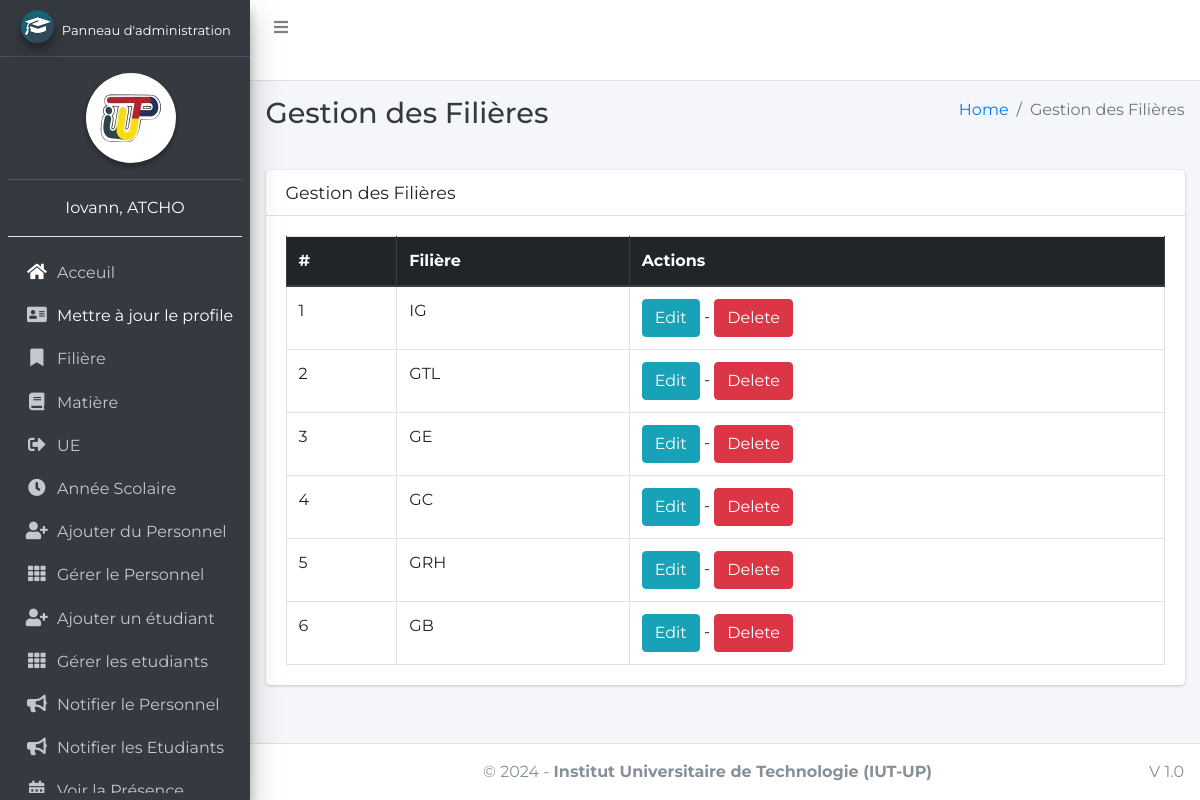
/course/manage/ (signed in), run on the app's committed database.
### main_app/models.py (models this page shows, shortened)
class CustomUser(AbstractUser):
    USER_TYPE = ((1, "HOD"), (2, "Staff"), (3, "Student"))
    GENDER = [("M", "Male"), ("F", "Female")]
    username = None  # Removed username, using email instead
    email = models.EmailField(unique=True)
    user_type = models.CharField(default=1, choices=USER_TYPE, max_length=1)
    gender = models.CharField(max_length=1, choices=GENDER)
    profile_pic = models.ImageField()
    address = models.TextField()
    fcm_token = models.TextField(default="")  # For firebase notifications
    created_at = models.DateTimeField(auto_now_add=True)
    updated_at = models.DateTimeField(auto_now=True)
    USERNAME_FIELD = "email"
    REQUIRED_FIELDS = []
    objects = CustomUserManager()
    def __str__(self):
        return self.last_name + ", " + self.first_name

class Course(models.Model):
    name = models.CharField(max_length=120)
    cycle = models.ForeignKey(Cycle, on_delete=models.DO_NOTHING, null=True)
    created_at = models.DateTimeField(auto_now_add=True)
    updated_at = models.DateTimeField(auto_now=True)

### main_app/hod_views.py (the view)
# urls.py: path("course/manage/", hod_views.manage_course, name='manage_course'),
def manage_course(request):
    courses = Course.objects.all()
    context = {
        'courses': courses,
        'page_title': 'Gestion des Filières'
    }
    return render(request, "hod_template/manage_course.html", context)

### main_app/templates/hod_template/manage_course.html
{% extends 'main_app/base.html' %}
{% load static %}
{% block page_title %}{{page_title}}{% endblock page_title %}
{% block content %}
<section class="content">
    <div class="container-fluid">
        <div class="row">
            <div class="col-md-12">
                <div class="card">
                    <div class="card-header">
                        <h3 class="card-title">{{page_title}}</h3>
                    </div>
                    <div class="card-body">
                        <table id="example2" class="table table-bordered table-hover">
                            <thead class="thead-dark">
                                <tr>
                                    <th>#</th>
                                    <th>Filière</th>
                                    <th>Actions</th>
                                </tr>
                            </thead>
                            <tbody>
                                {% for course in courses %}
                                <tr>
                                    <td>{{ forloop.counter }}</td>
                                    <td>{{course.name}}</td>
                                    <td>
                                        <a href="{% url 'edit_course' course.id %}" class="btn btn-info">Edit</a> -
                                        <a href="{% url 'delete_course' course.id %}" onclick="return confirm('Êtes-vous sûr de vouloir supprimer ce cours ?')" class="btn btn-danger">Delete</a>
                                    </td>
                                </tr>
                                {% endfor %}
                            </tbody>
                        </table>
                    </div>
                </div>
            </div>
        </div>
    </div>
</section>
{% endblock content %}

### main_app/templates/main_app/sidebar_template.html (shortened to what this page needs)
{% load static %}
<aside class="main-sidebar elevation-4 sidebar-dark-info">
    {% if request.user.user_type == '1' %}
    <a href="{% url 'admin_home' %}" class="brand-link">
        <img src="{% static 'dist/img/cmsl.png' %} " alt="AdminLTE Logo"
            class="brand-image img-circle elevation-3" >
        <span class="brand-text fw-bold text-white" style="font-size: small;">Panneau d'administration</span>
    </a>
    <div class="sidebar">
        <div class="user-panel mt-3 pb-3 mb-3 text-center">
            <div class="image text-center ">
                <img src="{% static 'dist/img/logoiut.png' %}" class="img-circle elevation-2 bg-white w-50" alt="User Image">
            </div>
        </div>
        <div class="info  text-center">
            <a href="#" class="d-block text-white">{{user}}</a>
            <hr class="bg-white">
        </div>
        <nav class="mt-2">
            <ul class="nav nav-pills nav-sidebar flex-column" data-widget="treeview" role="menu" data-accordion="false">
                <li class="nav-item">
                    {% url 'admin_home' as admin_home %}
                    <a href="{{admin_home}}" class="nav-link {% if admin_home == request.path %} active {% endif %}">
                        <i class="nav-icon fas fa-home text-white"></i>
                        <p>
                            Acceuil
                        </p>
                    </a>
                </li>
                <li class="nav-item">
                    {% url 'admin_view_profile' as admin_view_profile %}
                    <a href="{{admin_view_profile}}"
                        class="nav-link {% if admin_view_profile == request.path %} active {% endif %}">
                        <i class="nav-icon fas fa-address-card"></i>
                        <p class="text-white">
                            Mettre à jour le profile
                        </p>
                    </a>
                </li>
                <li class="nav-item has-treeview">
                    <a href="#" class="nav-link">
                        <i class="nav-icon fas fa-bookmark"></i>
                        <p>
                            Filière
                        </p>
                    </a>
                </li>
                <li class="nav-item has-treeview">
                    <a href="#" class="nav-link">
                        <i class="nav-icon fas fa-book"></i>
                        <p>
                            Matière
                        </p>
                    </a>
                </li>
                <li class="nav-item has-treeview">
                    <a href="#" class="nav-link">
                        <i class="nav-icon fas fa-sign-out-alt"></i>
                        <p>
                            UE
                        </p>
                    </a>
                </li>
                <li class="nav-item has-treeview">
                    <a href="#" class="nav-link">
                        <i class="nav-icon fas fa-clock"></i>
                        <p>
                            Année Scolaire
                        </p>
                    </a>
                </li>
                <li class="nav-item">
                    {% url 'add_staff' as add_staff %}
                    <a href="{{add_staff}}" class="nav-link {% if add_staff == request.path %} active {% endif %}">
                        <i class="nav-icon fas fa-user-plus"></i>
                        <p>
                            Ajouter du Personnel
                        </p>
                    </a>
                </li>
                <li class="nav-item">
                    {% url 'manage_staff' as manage_staff %}
                    {% url 'edit_staff' staff_id as edit_staff %}
                    <a href="{{manage_staff}}"
                        class="nav-link {% if manage_staff == request.path or request.path == edit_staff %} active {% endif %}">
                        <i class="nav-icon fas fa-th"></i>
                        <p>
                            Gérer le Personnel
                        </p>
                    </a>
                </li>
                <li class="nav-item">
                    {% url 'add_student' as add_student%}
                    <a href="{{add_student}}" class="nav-link  {% if add_student == request.path %} active {% endif %}">
                        <i class="nav-icon fas fa-user-plus"></i>
                        <p>
                            Ajouter un étudiant
                        </p>
                    </a>
                </li>
                <li class="nav-item">
                    {% url 'manage_student' as manage_student %}
                    {% url 'edit_student' student_id as edit_student %}
                    <a href="{{manage_student}}"
                        class="nav-link  {% if edit_student == request.path or manage_student == request.path %} active {% endif %}">
                        <i class="nav-icon fas fa-th"></i>
                        <p>
                            Gérer les etudiants
                        </p>
                    </a>
                </li>
                <li class="nav-item">
                    {% url 'admin_notify_staff' as admin_notify_staff %}
                    <a href="{{admin_notify_staff}}"
                        class="nav-link {% if admin_notify_staff == request.path %} active {% endif %}">
                        <i class="nav-icon fas fa-bullhorn"></i>
                        <p>
                            Notifier le Personnel
                        </p>
                    </a>
                </li>
                <li class="nav-item">
                    {% url 'admin_notify_student' as admin_notify_student %}
                    <a href="{{admin_notify_student}}"
                        class="nav-link {% if admin_notify_student == request.path %} active {% endif %}">
                        <i class="nav-icon fas fa-bullhorn"></i>
                        <p>
                            Notifier les Etudiants
                        </p>
                    </a>
                </li>
                <li class="nav-item">
                    {% url 'admin_view_attendance' as admin_view_attendance %}
                <li class="nav-item">
                    <a href="{{admin_view_attendance}}"
                        class="nav-link  {% if admin_view_attendance == request.path %} active {% endif %}">
                        <i class="nav-icon fas fa-calendar-alt"></i>
                        <p>
                            Voir la Présence
                        </p>
                    </a>
                </li>
                                        {% endif %}
                                    </ul>
                                </nav>
                            </div>
</aside>

### main_app/templates/main_app/base.html (style rules this page uses)
body { font-family: 'Montserrat', sans-serif; }

### data on the page
CustomUser: last_name+first_name "Iovann, ATCHO"
Course: name "IG"
Course: name "GTL"
Course: name "GE"
Course: name "GC"
Course: name "GRH"
Course: name "GB"

### other printed values
{{ page_title }} "Gestion des Filières"
